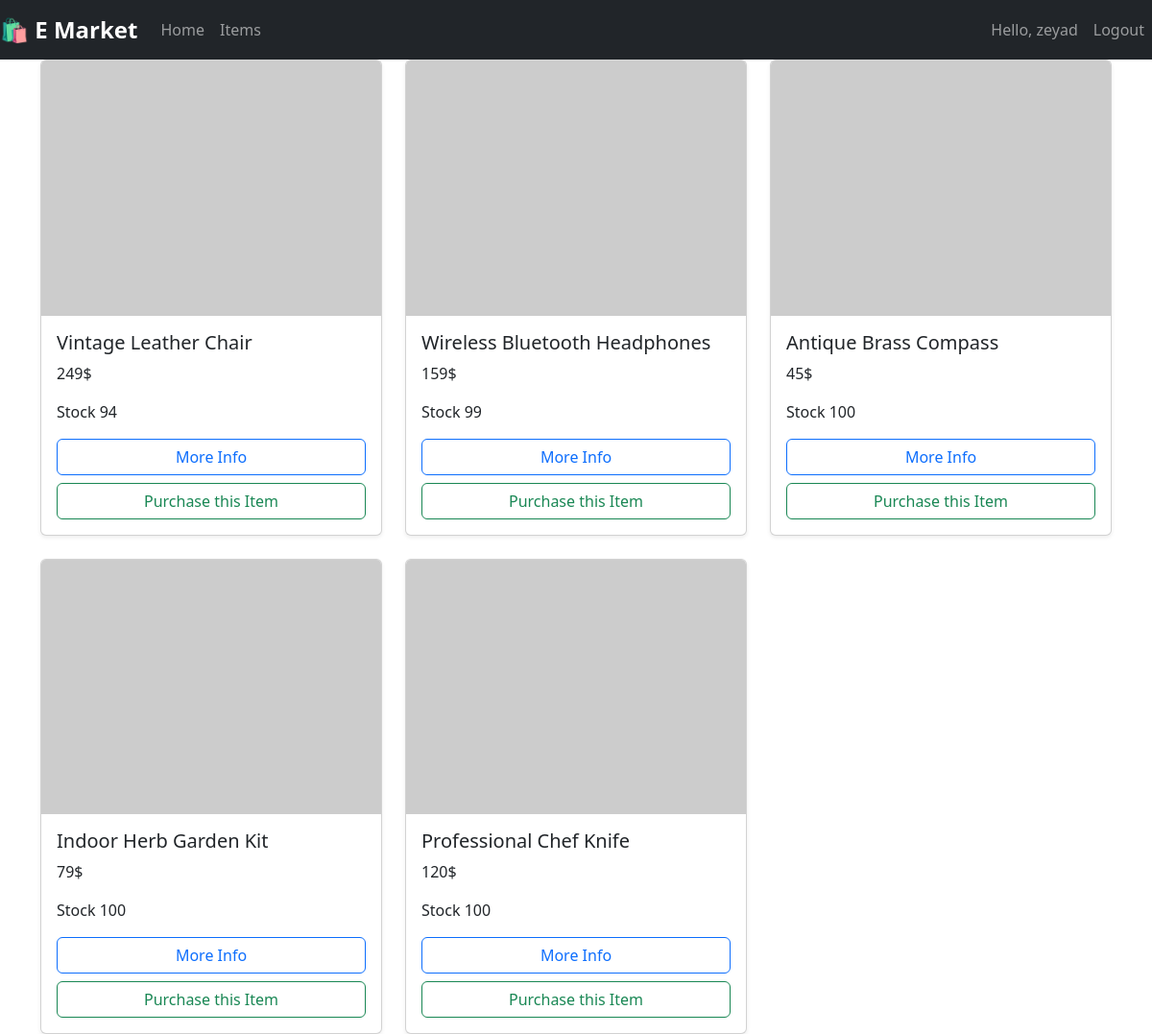
The page /items/ (signed in) on the database its author committed.
### main/models.py (models this page shows, shortened)
class Item(models.Model):
    name = models.CharField(max_length=200)
    price = models.IntegerField()
    stock = models.IntegerField(default=100)
    description = models.CharField(max_length=2000)
    image_url = models.CharField(max_length=256)

### main/views.py (the view, shortened to what this page needs)
# urls.py: path("items/", items_page, name="items"),
@transaction.atomic
def items_page(request):
    if request.method == "GET":
        items = Item.objects.all()
        return render(
            request, template_name="main/items.html", context={"items": items}
        )

### main/templates/main/items.html (shortened to what this page needs)
{% extends 'main/base.html' %}
{% block content %}
<div class="row row-cols-1 row-cols-md-3 g-4">
  {% for item in items %}
    <div class="col">
      <div class="card h-100 shadow-sm">
        <img src="{{ item.image_url }}" class="card-img-top" alt="{{ item.name }}">
        <div class="card-body">
          <h5 class="card-title">{{ item.name }}</h5>
          <p class="card-text">{{ item.price }}$</p>
          <p class="card-text">Stock {{ item.stock }}</p>
          <div class="d-grid gap-2">
            <button class="btn btn-outline-primary" data-bs-toggle="modal" data-bs-target="#Modal-MoreInfo{{ item.pk }}">More Info</button>
            <button type="button" class="btn btn-outline-success"
                    data-bs-toggle="modal" data-bs-target="#Modal-PurchaseConfirm{{ item.pk }}">
                Purchase this Item
            </button>
          </div>
        </div>
      </div>
    </div>
  {% endfor %}
</div>
{% endblock %}

### main/templates/main/includes/navbar.html (shortened to what this page needs)
<nav class="navbar navbar-expand-md navbar-dark bg-dark">
    <a class="navbar-brand fw-bold fs-4" href="{% url 'home' %}">🛍️ E Market</a>
    <div class="collapse navbar-collapse" id="navbarNav">
        <ul class="navbar-nav">
            <li class="nav-item active">
                <a class="nav-link" href="{% url 'home' %}">Home</a>
            </li>
            <li class="nav-item">
                <a class="nav-link" href="{% url 'items' %}">Items</a>
            </li>
        </ul>
        <ul class="navbar-nav ms-auto">
            {% if user.is_authenticated  %}
                <li class="nav-item">
                    <a class="nav-link" href="#">Hello, {{ user.username }}</a>
                </li>
                <li class="nav-item">
                    <a class="nav-link" href="{% url 'logout' %}">Logout</a>
                </li>
            {% endif %}
        </ul>
    </div>
</nav>

### rows shown on the page
Item: name "Vintage Leather Chair", price "249", stock "94"
Item: name "Wireless Bluetooth Headphones", price "159", stock "99"
Item: name "Antique Brass Compass", price "45", stock "100"
Item: name "Indoor Herb Garden Kit", price "79", stock "100"
Item: name "Professional Chef Knife", price "120", stock "100"

### other values the page prints
{{ user.username }} "zeyad"
